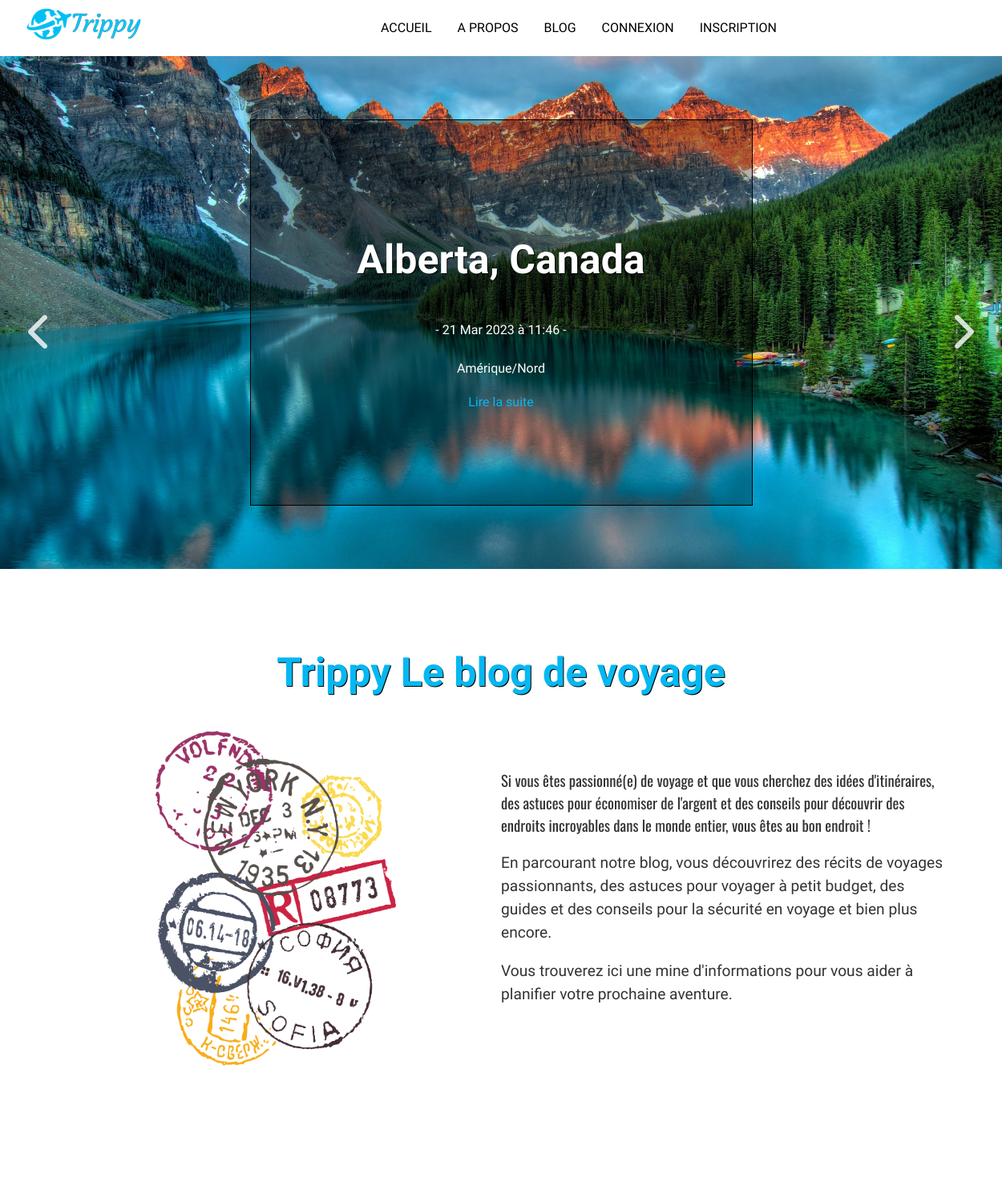
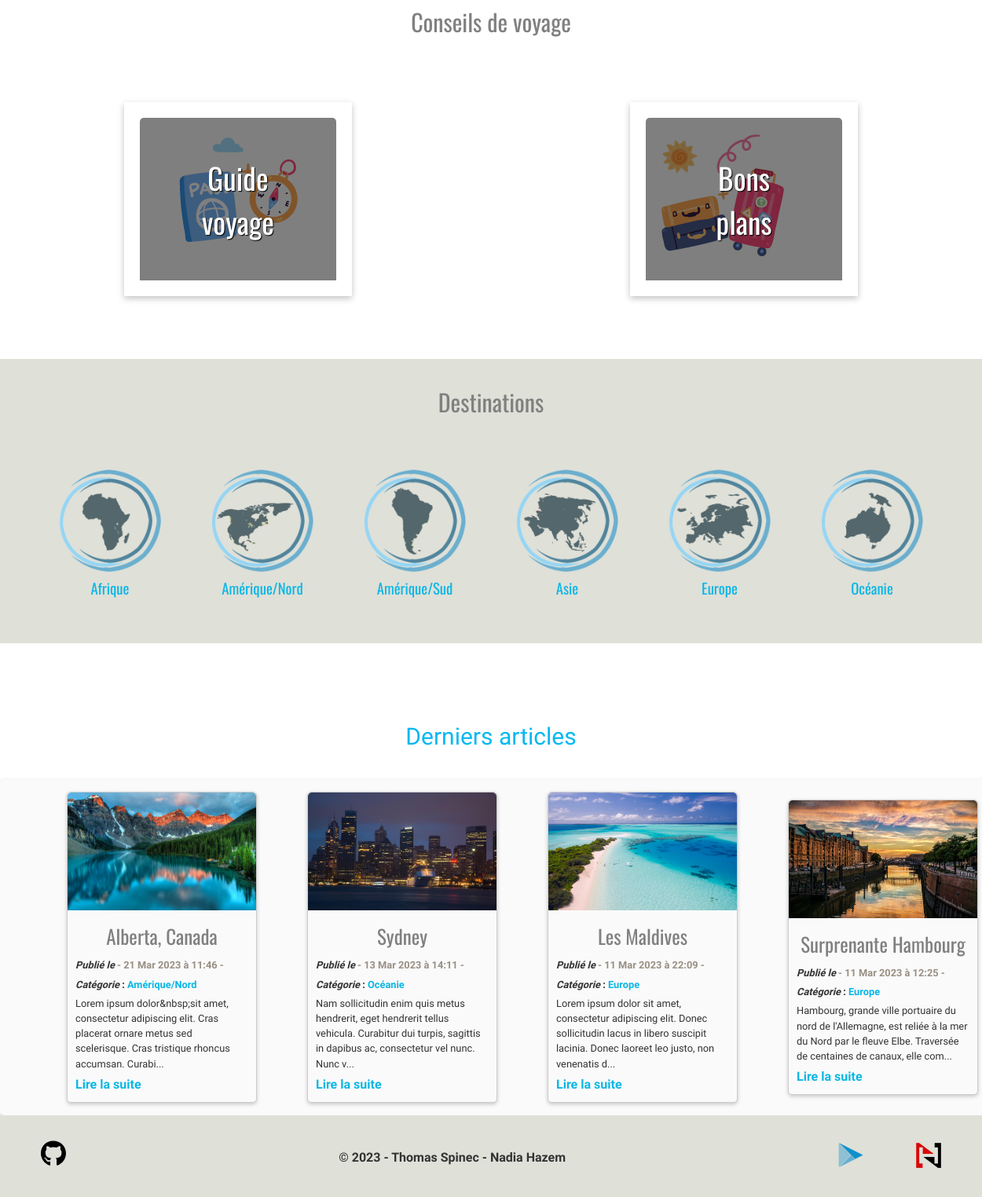
The page / on the database its author committed (2 pictures, top to bottom).
### tables this page shows
CREATE TABLE IF NOT EXISTS `articles` (
  `id` int(11) NOT NULL AUTO_INCREMENT,
  `titre` varchar(255) NOT NULL,
  `description` text NOT NULL,
  `categories` varchar(255) NOT NULL,
  `date` datetime NOT NULL,
  `id_utilisateur` int(11) NOT NULL,
  `image` text NOT NULL,
  `summary` text NOT NULL,
  `likes` int(11) NOT NULL DEFAULT '0',
  `dislikes` int(11) NOT NULL DEFAULT '0',
  PRIMARY KEY (`id`)
);

CREATE TABLE IF NOT EXISTS `categories` (
  `id` int(11) NOT NULL AUTO_INCREMENT,
  `categorie` varchar(255) NOT NULL,
  PRIMARY KEY (`id`)
);

### assets/class/DbConnect.php (called while the page is built)
<?php
class DbConnect {
    private $bdd;
    public function __construct() {
        $host = 'localhost';
        $dbname = 'blog';
        $dbuser = 'root';
        $dbpass = '';
        try {
            $this->bdd = new PDO("mysql:host=$host;dbname=$dbname;charset=utf8", $dbuser, $dbpass);
            $this->bdd->setAttribute(PDO::ATTR_ERRMODE, PDO::ERRMODE_EXCEPTION);
            $this->bdd->exec("set names utf8");
        } catch (PDOException $e) {
            echo "Erreur : " . $e->getMessage();
            die();
        }
    }
    public function getBdd() {
        return $this->bdd;
    }
}
?>

### assets/class/Article.php (called while the page is built, shortened)
<?php
include_once 'DbConnect.php';
class Article
{
    private $bdd;
    public function __construct(DbConnect $db)
    {
        $this->bdd = $db->getbdd();
    }
    public function getArticlesPerPage($start_index, $num_articles, $category)
    {
        $query =
            "SELECT articles.*, DATE_FORMAT(articles.date, '- %d %b %Y à %H:%i -') as date, utilisateurs.login AS auteur, categories.categorie as categ, articles.summary
            FROM articles
            INNER JOIN utilisateurs ON articles.id_utilisateur = utilisateurs.id INNER JOIN categories ON articles.categories = categories.id ORDER BY date DESC
            LIMIT $start_index, $num_articles
            ";
        if ($category == 0) {
            $result = $this->bdd->prepare($query);
            $result->execute();
        }
        $articles = array();
        while ($row = $result->fetch(PDO::FETCH_ASSOC)) {
            $description = $row['description'];
            $row['summary'] = $this->createSummary($description);
            $articles[] = $row;
        }
        return $articles;
    }
    public function createSummary($description)
    {
        if (is_string($description)) {
            $summary = substr(strip_tags($description), 0, 150);
            $summary .= '...';
            return $summary;
        } else {
            return '';
        }
    }
}

### index.php (the view, shortened to what this page needs)
<?php
require_once 'assets/class/DbConnect.php';
require_once 'assets/class/Article.php';
$db = new DbConnect();
$article = new Article($db);
$categInt = 0;
$articles = $article->getArticlesPerPage(0, 5, $categInt);
$articlesPerPage = 4;
?>
<!DOCTYPE html>
<html lang="fr">
<head>
    <link rel="stylesheet" href="assets/css/style.css">
    <link rel="stylesheet" href="assets/css/slider.css">
    <link rel="stylesheet" href="https://unpkg.com/aos@next/dist/aos.css" />
</head>
<body>
    <?php include 'includes/header.php'; ?>
    <div class="wrapper">
        <main>
            <div id="slider">
                <?php
                $articles = $article->getArticlesPerPage(0, 6, $categInt);
                foreach ($articles as $key => $article) { ?>
                    <div class="slide">
                        <a href="article.php?id=<?=$article['id']?>"><img src="assets/uploads/<?= $article['image'] ?>" alt="<?= $article['titre'] ?>">
                            <div class="caption bg-dark">
                                <h1 class="text-white"><?= $article['titre'] ?></h1>
                                <p class="text-white"><small><?= $article['date'] ?></small></p>
                                <p class="text-white"><small><?= $article['categ'] ?></small></p>
                                <a href="article.php?id=<?= $article['id'] ?>">Lire la suite</a>
                            </div>
                        </a>
                    </div>
                <?php } ?>
                <div class="text-center">
                    <div class="next"><a onclick="return false;"><i class="fas fa-3x fa-chevron-right text-white"></i></a></div>
                    <div class="prev"><a onclick="return false;"><i class="fas fa-3x fa-chevron-left text-white"></i></a></div>
                </div>
            </div>
            <section class="">
                <div class="container col">
                    <h1 class="franklin title" data-aos="zoom-in">Trippy Le blog de voyage</h1>
                    <div class="row wrap indextext">
                        <div class="col colcenter" data-aos="fade-up-right">
                            <img src="assets/img/stamp.png" class="" width="300px" alt="Tampons de douane">
                        </div>
                        <div class="col mt-3" data-aos="fade-up-left">
                            <h3>Si vous êtes passionné(e) de voyage et que vous cherchez des idées d'itinéraires, des astuces pour économiser de l'argent et des conseils pour découvrir des endroits incroyables dans le monde entier, vous êtes au bon endroit !</h3>
                            <p>En parcourant notre blog, vous découvrirez des récits de voyages passionnants, des astuces pour voyager à petit budget, des guides et des conseils pour la sécurité en voyage et bien plus encore.</p>
                            <p>Vous trouverez ici une mine d'informations pour vous aider à planifier votre prochaine aventure.</p>
                        </div>
                    </div>
                </div>
            </section>
            <section>
                <div class="container my-5">
                    <h2 class="double py-5">Conseils de voyage</h2>
                    <div class="row wrap">
                        <div class=" colcenter relative border-white cardimg mx-1" data-aos="fade-right" data-aos-duration="1300">
                            <div class="hoverlayer"></div>
                            <a href="#"><img src="assets/img/1.png" alt="guide">
                                <div class="absolute-text">
                                    <h3 class="text-center text-shadow my-1">Guide voyage</h3>
                                </div>
                            </a>
                        </div>
                        <div class=" relative border-white cardimg mx-1" data-aos="flip-up" data-aos-duration="1300">
                            <div class="hoverlayer"></div>
                            <a href="#"><img src="assets/img/2.png" alt="inspiration">
                                <div class="absolute-text">
                                    <h3 class="text-center my-1">Inspirations</h3>
                                </div>
                            </a>
                        </div>
                        <div class=" relative border-white cardimg mx-1" data-aos="fade-left" data-aos-duration="1300">
                            <div class="hoverlayer"></div>
                            <a href="#"><img src="assets/img/3.png" alt="bons plans">
                                <div class="absolute-text">
                                    <h3 class="text-center my-1">Bons plans</h3>
                                </div>
                            </a>
                        </div>
                    </div>
                </div>
            </section>
            <section class="bg-sable h-50 mb-4">
                <h2 class="py-2">Destinations</h2>
                <div class="row wrap py-2">
                    <a href="blog.php?categInt=3">
                        <div class="col continent px-2">
                            <img src="assets/img/afrique.png" width="130px" alt="Afrique">
                            <h3>Afrique</h3>
                        </div>
                    </a>
                    <a href="blog.php?categInt=1">
                        <div class="col continent px-2">
                            <img src="assets/img/ameriquenord.png" width="130px" alt="Amérique du Nord">
                            <h3>Amérique/Nord</h3>
                        </div>
                    </a>
                    <a href="blog.php?categInt=2">
                        <div class="col continent px-2">
                            <img src="assets/img/ameriquesud.png" width="130px" alt="Amérique du Sud">
                            <h3>Amérique/Sud</h3>
                        </div>
                    </a>
                    <a href="blog.php?categInt=4">
                        <div class="col continent px-2">
                            <img src="assets/img/asie.png" width="130px" alt="Asie">
                            <h3>Asie</h3>
                        </div>
                    </a>
                    <a href="blog.php?categInt=5">
                        <div class="col continent px-2">
                            <img src="assets/img/europe.png" width="130px" alt="Europe">
                            <h3>Europe</h3>
                        </div>
                    </a>
                    <a href="blog.php?categInt=6">
                        <div class="col continent px-2">
                            <img src="assets/img/oceanie.png" width="130px" alt="Océanie">
                            <h3>Océanie</h3>
                        </div>
                    </a>
                </div>
                <br>
            </section>
            <h2 class="title py-2">Derniers articles</h2>
            <section>
                <ul class="blog-cards row wrap">
                    <?php
                    $article = new Article($db);
                    $articles = $article->getArticlesPerPage(0, $articlesPerPage, $categInt);
                    foreach ($articles as $key => $article_item) {
                    ?>
                    <li>
                        <div class="thumb">
                            <img src="assets/uploads/<?= $article_item['image'] ?>" alt="<?= $article_item['titre'] ?>">
                            <div class="thumb-content">
                                <h2><?= $article_item['titre'] ?></h2>
                                <p><b><i>Publié le</i> <span class="text-sablefonce"><?= $article_item['date'] ?></span></b></p>
                                <p><b><i>Catégorie</i> : <span class="text-turquoise"><?= $article_item['categ'] ?></span></b></p>
                                <p><?= $article_item['summary'] ?></p>
                                <?php echo '<a href="article.php?id=' . $article_item['id'] . '"><b>Lire la suite</b></a>'; ?>
                            </div>
                        </div>
                    </li>
                    <?php
                    } ?>
                </ul>
            </section>
        </main>
        <div class="push"></div>
    </div>
    <?php include 'includes/footer.php'; ?>
</body>
</html>

### rows shown on the page
articles: image (picture), titre "Alberta, Canada", date "- 21 Mar 2023 à 11:46 -", categories.categorie "Amérique/Nord", summary "Lorem ipsum dolor&nbsp;sit amet, consectetur adipiscing elit. Cras placerat ornare metus sed scelerisque. Cras tristique rhoncus accumsan. Curabi..."
articles: image (picture), titre "Sydney", date "- 13 Mar 2023 à 14:11 -", categories.categorie "Océanie", summary "Nam sollicitudin enim quis metus hendrerit, eget hendrerit tellus vehicula. Curabitur dui turpis, sagittis in dapibus ac, consectetur vel nunc. Nunc v..."
articles: image (picture), titre "Les Maldives", date "- 11 Mar 2023 à 22:09 -", categories.categorie "Europe", summary "Lorem ipsum dolor sit amet, consectetur adipiscing elit. Donec sollicitudin lacus in libero suscipit lacinia. Donec laoreet leo justo, non venenatis d..."
articles: image (picture), titre "Surprenante Hambourg", date "- 11 Mar 2023 à 12:25 -", categories.categorie "Europe", summary "Hambourg, grande ville portuaire du nord de l'Allemagne, est reliée à la mer du Nord par le fleuve Elbe. Traversée de centaines de canaux, elle com..."
